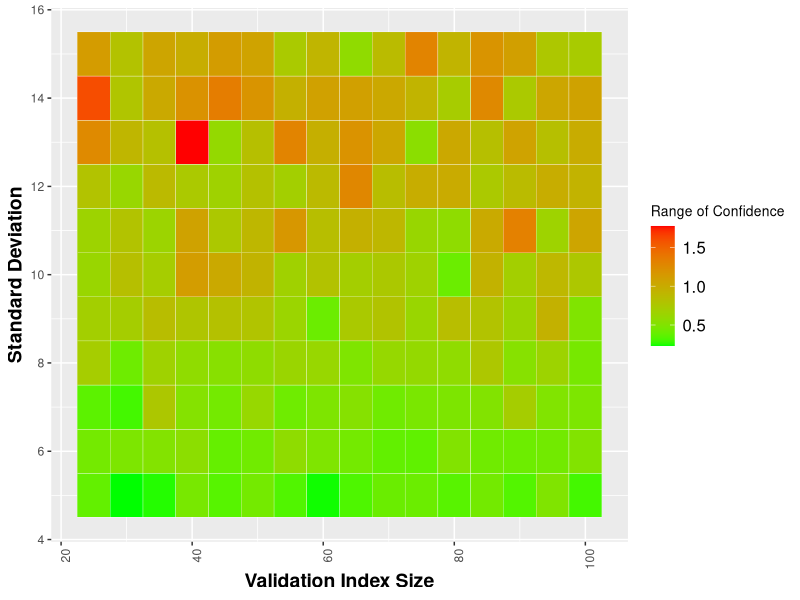

Write the R code that produced this figure.
# BootStrap the Bootstrap
# Author: Paul Scherer and Tom Bishop
# Date: 03.02.2017

###############################################################################
###################### R Environment Settings #################################
###############################################################################
setwd('V:/Studies/InterConnect/Internal/Latent variable harmonisation/plots')
library(ggplot2)
library(reshape2)



###############################################################################
########################### DATA AND SETTINGS #################################
###############################################################################
seed <- 52
set.seed(seed)

# Base Data set properties
set_beta <- 0.5
constant <- 20

# Study Data properties
study_index_size <- 5000

# Validation Data properties
validation_index_size <- 25 

# Bootstrapping properties
bootstrap_trials <- 100
boostrap_index_size <- 10

# Test Properties
num_trials <- 5
###############################################################################
########################### Functions #########################################
###############################################################################
createStudyData <- function(coh_base, study_index_size){
	# given a cohort base, ie means, index, stdev it returns a study data dataframe
	# at this stage it can only accomodate the same index size for each index
	study_data = data.frame(index = rep(x = coh_base$indices, each=study_index_size))
	study_data$paee = unlist(unname(lapply(X = split(x = coh_base, f = as.factor(coh_base$indices)), 
		FUN = function(x){
			output = rnorm(n =study_index_size, mean = x$means, sd = x$std_dev)
			return (output)
		})))
	study_data$foo <- rnorm(length(study_data$paee), (set_beta*study_data$paee) + constant, 10) #note 0 noise
	return(study_data)
}

createValidationData <- function(coh_base, validation_index_size) {
	# given a cohort base it generates the validation data
	validation_data = data.frame(index = rep(x = coh_base$indices, each = validation_index_size))
	validation_data$paee = unlist(unname(lapply(X = split(x = coh_base, f = as.factor(coh_base$indices)), 
		FUN=function(x){
			output = rnorm(n = validation_index_size, mean=x$mean, sd=x$std_dev)
		})))
	return (validation_data)
}

bootstrapRun <- function(coh_base, study_index_size, validation_index_size) {
	# spawn the study data
	study_data = createStudyData(coh_base, study_index_size)
	# spawn the validation data
	validation_data = createValidationData(coh_base, validation_index_size)

	# per cohort base result vector
	betas <- vector("numeric")
	std_errs <- vector("numeric")
	# overall results dataframe
	results_df <- data.frame()

	for (i in 1:num_trials){
		bootstrap_validation <- data.frame(index = rep(x = coh_base$indices, each= boostrap_index_size))
		bootstrap_validation$paee <- unlist(unname(lapply(X = split(x=validation_data$paee, f= as.factor(validation_data$index)), 
			FUN = sample, size = boostrap_index_size,replace=TRUE)))

		# Regression and storing of regression coefficients and stderrs
		study_data$paee_sample_ind_mean <- unlist(unname(lapply(X = split(x=bootstrap_validation$paee, f= as.factor(bootstrap_validation$index)),
		  FUN = function(paee_vals){
		    output = rep(x = mean(paee_vals), times = study_index_size)
		    return(output)
		  })))
		reg_out_ind_mean <- lm(formula=foo~paee_sample_ind_mean, data=study_data)
		reg_coeff_ind_mean <- reg_out_ind_mean$coefficients["paee_sample_ind_mean"]
		reg_std_ind_mean <- (summary(reg_out_ind_mean)$coefficients[,"Std. Error"])["paee_sample_ind_mean"]

		betas <- c(betas, reg_coeff_ind_mean)
		std_errs <- c(std_errs, reg_std_ind_mean)
	}

	results <- as.data.frame(c(1:num_trials))
	colnames(results) <- c("NumTrial")
	results$valid_size <- rep(x=validation_index_size, times = num_trials)
	results$standard_deviation <- rep(x=coh_base$std_dev[1], times = num_trials)
	results$reg_coeff_per_mean <- betas
	results$reg_stdError_per_mean <- std_errs
	results_df <- rbind(results_df, results)

	# Summarizing the results dataframe
	temp_output <- aggregate(results_df[,4:5], by=list(valid_size = results_df$valid_size), quantile, probs=c(0.025,0.5,0.975), names=TRUE)
	final_output = data.frame(validation_size = temp_output[,1])

	# # Summarizing the results dataframe
	# temp_output <- aggregate(results_df[,3:10], by=list(valid_size = results_df$valid_size), quantile, probs=c(0.5), names=TRUE)
	# final_output = data.frame(validation_size = temp_output[,1])

	for (k in 2:ncol(temp_output)){
	temp = as.data.frame(temp_output[,k])
	colnames(temp) <- paste(colnames(temp_output)[k], colnames(temp), sep = "_")
	final_output = cbind(final_output, temp)
	}
	return (final_output)
}

absDiff <- function(x,y){
	return (abs(x-y))
}



###############################################################################
########################### Simulation Section ################################
###############################################################################
# for later summation of values in the results dataframe
numSeeds <- 5
minmax_list = vector(mode="list", length = numSeeds) 

pbt <- txtProgressBar(min = 1, max = numSeeds, style = 3)
for (seeds in 1:numSeeds){
  set.seed(seeds)
	# Get a large dataframe of results
	results = data.frame()
	# progressbar
	# pb <- txtProgressBar(min = 25, max = 100, style = 3)
	for (i in seq(from=25, to=100, by=5)){
		for (standard_dev in 5:15){
			# Defining a base generator for one cohort (which spawns validation, study data)
			coh_base = data.frame(means = c(30,40,50,60), indices = c(1,2,3,4), std_dev = standard_dev) # change stddev and index size to variables later
			bootRunResult = bootstrapRun(coh_base, study_index_size, i)
			bootRunResult = cbind(bootRunResult, standard_dev)
			results = rbind(results, bootRunResult)
		}
		# setTxtProgressBar(pb,i)
	}
	# close(pb)
	# Create a heatmap of 'accuracy' through absolute difference in the 2.5% and 97.5% tiles
	results$minMaxDiff <- unlist(unname(mapply(FUN=absDiff, results$`reg_coeff_per_mean_2.5%`, results$`reg_coeff_per_mean_97.5%`)))

	minmax_list[[seeds]] <- (results$minMaxDiff)
	setTxtProgressBar(pbt, seeds)
}
close(pbt)

# Then put the sum of the minmaxes together into the results dataframe
results$minMaxDiff <- Reduce("+", x = minmax_list)

ggplot(results, aes(validation_size, standard_dev )) +
  geom_tile(aes(fill = minMaxDiff), color = "white") +
  scale_fill_gradient(low = "green", high = "red") +
  ylab("Standard Deviation") +
  xlab("Validation Index Size") +
  theme(legend.title = element_text(size = 10),
        legend.text = element_text(size = 12),
        plot.title = element_text(size=16),
        axis.title=element_text(size=14,face="bold"),
        axis.text.x = element_text(angle = 90, hjust = 1)) +
  labs(fill = "Range of Confidence")